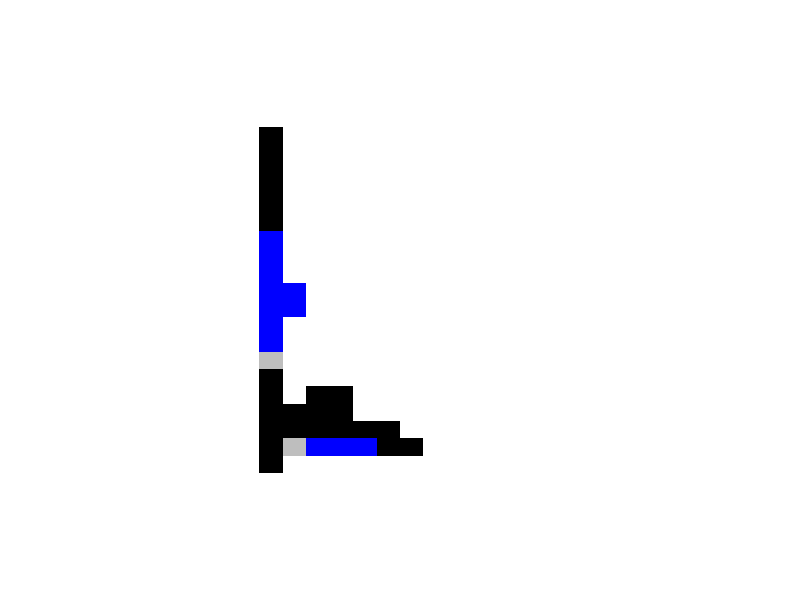

Source code (R): (Note: this script raises an error after producing the figure.)

#fix endpoint
#small with large initial condition

size=30
kbt=1

lattice_cho1=matrix(nrow=size, ncol=size)
lattice_cho2=matrix(nrow=size, ncol=size)

totalcho=1


centerarea=1


lengthofchoarray=c(6,9,1,6)



totallengthofcho=sum(lengthofchoarray)

#record coordinace
choi=matrix(nrow=totalcho, ncol=sum(lengthofchoarray))
choj=matrix(nrow=totalcho, ncol=sum(lengthofchoarray))

disfori=5
disforj=10
touguelength=(totallengthofcho-(size-2*disfori))/2



for(i in 1:size)
{
  for(j in 1:size)
  {
    lattice_cho1[i,j]=5
  }
}

for(i in 1:size)
{
  for(j in 1:size)
  {
    lattice_cho2[i,j]=5
  }
}





#cho1
choi[1,]=c(seq(disfori+1,size/2,1),rep(size/2,touguelength),rep(size/2+1,touguelength),seq(size/2+1,size-disfori,1))
choj[1,]=c(rep(disforj,totallengthofcho/2-touguelength),seq(disforj+1,disforj+touguelength,1),seq(disforj+touguelength,disforj+1,-1),rep(disforj,totallengthofcho/2-touguelength))


for(j in 1:totalcho)
{
  for(ranse in 1:lengthofchoarray[1])
    lattice_cho1[choi[j,][ranse],choj[j,][ranse]]=1
  for(ranse in (lengthofchoarray[1]+1):(lengthofchoarray[1]+lengthofchoarray[2]))
    lattice_cho1[choi[j,][ranse],choj[j,][ranse]]=2
  for(ranse in (lengthofchoarray[1]+lengthofchoarray[2]+1):(lengthofchoarray[1]+lengthofchoarray[2]+lengthofchoarray[3]))
    lattice_cho1[choi[j,][ranse],choj[j,][ranse]]=3
  for(ranse in (lengthofchoarray[1]+lengthofchoarray[2]+lengthofchoarray[3]+1):(lengthofchoarray[1]+lengthofchoarray[2]+lengthofchoarray[3]+lengthofchoarray[4]))
    lattice_cho1[choi[j,][ranse],choj[j,][ranse]]=1
}

lattice_cho2=lattice_cho1


#difine small DNA
size=30
kbt=1



totalcho=1


centerarea=1


lengthofchoarray=c(4,3,1,8)



totallengthofcho=sum(lengthofchoarray)

#record coordinace
choi=matrix(nrow=totalcho, ncol=totallengthofcho)
choj=matrix(nrow=totalcho, ncol=totallengthofcho)


lengthofcho=c(lengthofchoarray[1]-1,lengthofchoarray[-1])



for(loop in 1:totalcho)
{
  
  repeat
  {
    
    #startcho_i=sample(1:(size),size=1)
    #startcho_j=sample(1:(size),size=1)
    #center area
    startcho_i=sample(centerarea:(size-centerarea),size=1)
    startcho_j=sample(centerarea:(size-centerarea),size=1)
    
    while(lattice_cho1[startcho_i,startcho_j]!=5)
    {
      #startcho_i=sample(1:size,size=1)
      #startcho_j=sample(1:size,size=1)
      #center area
      startcho_i=sample(centerarea:(size-centerarea),size=1)
      startcho_j=sample(centerarea:(size-centerarea),size=1)
    }
    lattice_cho1[startcho_i,startcho_j]=1
    
    choi[loop,1]=startcho_i
    choj[loop,1]=startcho_j
    
    
    
    
    oldchositei=startcho_i
    oldchositej=startcho_j
    
    steplength=1
    
    for(partsofcho in 1:length(lengthofchoarray))
    {
      for(lengthcho1 in 1:(lengthofcho[partsofcho]))
      {
        newchositei=c(oldchositei,oldchositei+1,oldchositei,oldchositei-1)
        newchositej=c(oldchositej-1,oldchositej,oldchositej+1,oldchositej)
        newchomove=sample(1:4,size=1)
        
        for(ooo in 1:100)
        {
          if(newchositej[newchomove]<1 | newchositej[newchomove]>size | newchositei[newchomove]<1 | newchositei[newchomove]>size)
          {
            newchomove=sample(1:4,size=1)
          }
          else
          {
            if(lattice_cho1[newchositei[newchomove],newchositej[newchomove]]!=5)
              newchomove=sample(1:4,size=1)
            else
              break
          }
        }
        
        if(ooo<100)
        {
          if(partsofcho%%3==0)
          {lattice_cho1[newchositei[newchomove],newchositej[newchomove]]=3}
          else
          {lattice_cho1[newchositei[newchomove],newchositej[newchomove]]=partsofcho%%3}
          oldchositei=newchositei[newchomove]
          oldchositej=newchositej[newchomove]
          choi[loop,(steplength+1)]=newchositei[newchomove]
          choj[loop,(steplength+1)]=newchositej[newchomove]
          steplength=steplength+1
        }
        
        
        
      }
    }
    
    if(sum(is.na(choi[loop,]))==0)
    {
      lattice_cho2=lattice_cho1
      break
    }
    else
    {
      lattice_cho1=lattice_cho2
    }
  }
  
  print(loop)
}

lattice_cho2=lattice_cho1




#draw pic


dev.off()

{
  par(mar=c(1,1,1,1))
  plot(1,1,type="p",tck=0.03,cex=0.5,las=1,xlab="",col='white',pch=19, ylab="", main="",xlim=c(0,size),ylim=c(0,size),xaxt="n",yaxt="n",bty="n")
  for(i in 1:size)
  {
    for(j in 1:size)
    {
      par(new=T)
      if(lattice_cho1[i,j]==4)
        polygon(c(j-1,j,j,j-1),c(size-i,size-i,size-i+1,size-i+1), density = NULL, border = F, col = 'red')
      if(lattice_cho1[i,j]==5)
        polygon(c(j-1,j,j,j-1),c(size-i,size-i,size-i+1,size-i+1), density = NULL, border = F, col = 'white')
      if(lattice_cho1[i,j]==1)
        polygon(c(j-1,j,j,j-1),c(size-i,size-i,size-i+1,size-i+1), density = NULL, border = F, col = 'black')
      if(lattice_cho1[i,j]==2)
        polygon(c(j-1,j,j,j-1),c(size-i,size-i,size-i+1,size-i+1), density = NULL, border = F, col = 'blue')
      if(lattice_cho1[i,j]==3)
        polygon(c(j-1,j,j,j-1),c(size-i,size-i,size-i+1,size-i+1), density = NULL, border = F, col = 'grey')
    }
  }
}
sum(is.na(choi))
sum(is.na(choj))
length(which(lattice_cho1==1))
length(which(lattice_cho1==2))
length(which(lattice_cho1==3))
length(which(lattice_1==4))


#simulation with extend grey
extendstep=0


heatmaplattice=matrix(nrow=size, ncol=size)
for(i in 1:size)
{
  for(j in 1:size)
  {
    heatmaplattice[i,j]=0
  }
}



dir="/Users/yeyusong/Desktop/德国工作 project/计算方法 notes/Create_movie"
dir1="/Users/yeyusong/Desktop/德国工作 project/计算方法 notes/Create_blur"
dir2="/Users/yeyusong/Desktop/德国工作 project/计算方法 notes/Create_blur/blur_black"
dir3="/Users/yeyusong/Desktop/德国工作 project/计算方法 notes/Create_blur/blur_blue"
dir4="/Users/yeyusong/Desktop/德国工作 project/计算方法 notes/Create_blur/blur_grey"

setwd(dir) 
library(spatstat)

moviestep=100000
#simulation and create movie
Sys.time()
successunmber=0
successunmberend=0
successunmberkink=0
successunmbercrank=0
totalsteps=20000000
countsteps=totalsteps/moviestep

clusterindex=seq(1:countsteps)
weightofpol=1
layer=totalpol/(totalpol+totalcho*totallengthofcho)*weightofpol
for(steps in 1:totalsteps)
{
  
  twolayer=runif(1,0,1)
  if(twolayer<layer)
  {
    indexpol=sample(1:totalpol,size=1)
    lattice_i=indexpoli[indexpol]
    lattice_j=indexpolj[indexpol]
  }
  else
  {
    #normal
    randomcho=sample(1:totalcho,size=1)
    randomchosite=sample(1:totallengthofcho,size=1)
    lattice_i=choi[randomcho,randomchosite]
    lattice_j=choj[randomcho,randomchosite]
    
    #fix endpoint for 4 cor
    # randomcho=sample(1:totalcho,size=1)
    # randomchosite=sample(2:(totallengthofcho-1),size=1)
    # lattice_i=choi[randomcho,randomchosite]
    # lattice_j=choj[randomcho,randomchosite]
    
    #move small
    # randomcho=sample(1:totalcho,size=1)
    # randomchosite=sample(1:(totallengthofcho),size=1)
    # lattice_i=choi[randomcho,randomchosite]
    # lattice_j=choj[randomcho,randomchosite]
  }
  
  neiborj=c(lattice_j-1,lattice_j-1,lattice_j-1,lattice_j,lattice_j+1,lattice_j+1,lattice_j+1,lattice_j)
  neibori=c(lattice_i-1,lattice_i,lattice_i+1,lattice_i+1,lattice_i+1,lattice_i,lattice_i-1,lattice_i-1)
  newmove=sample(1:8,size=1)
  
  
  if(neiborj[newmove]>0 & neiborj[newmove]<(size+1) & neibori[newmove]>0 & neibori[newmove]<(size+1))
  {
    
    # 动pol
    if(twolayer<layer)
    {
      if(lattice_1[neibori[newmove],neiborj[newmove]]==5)
      {
        lattice_2[lattice_i,lattice_j]=5
        lattice_2[neibori[newmove],neiborj[newmove]]=4
        
        newsitei=neibori[newmove]
        newsitej=neiborj[newmove]
        
        oldenergy=0
        for(oldneibor in 1:8)
        {
          if(neiborj[oldneibor]<1 | neiborj[oldneibor]>size | neibori[oldneibor]<1 | neibori[oldneibor]>size)
            oldenergy=oldenergy
          else
            oldenergy=oldenergy+coefficientmatrix[lattice_1[neibori[oldneibor],neiborj[oldneibor]],4]+coefficientmatrix[lattice_cho1[neibori[oldneibor],neiborj[oldneibor]],4]
        }
        
        
        
        newenergy=0
        newneibori=c(newsitei-1,newsitei,newsitei+1,newsitei+1,newsitei+1,newsitei,newsitei-1,newsitei-1)
        newneiborj=c(newsitej-1,newsitej-1,newsitej-1,newsitej,newsitej+1,newsitej+1,newsitej+1,newsitej)
        for(newneibor in 1:8)
        {
          if(newneiborj[newneibor]<1 | newneiborj[newneibor]>size | newneibori[newneibor]<1 | newneibori[newneibor]>size)
            newenergy=newenergy
          else
            newenergy=newenergy+coefficientmatrix[lattice_2[newneibori[newneibor],newneiborj[newneibor]],4]+coefficientmatrix[lattice_cho1[newneibori[newneibor],newneiborj[newneibor]],4]
        }
        
        if(newenergy<=oldenergy)
        {
          lattice_1[lattice_i,lattice_j]=5
          lattice_1[neibori[newmove],neiborj[newmove]]=4
          successunmber=successunmber+1
          indexpoli[indexpol]=neibori[newmove]
          indexpolj[indexpol]=neiborj[newmove]
        }
        else
        {
          if(runif(1)<kp*exp(-(newenergy-oldenergy))/exp(-(oldenergy-newenergy)))
          {lattice_1[lattice_i,lattice_j]=5
          lattice_1[neibori[newmove],neiborj[newmove]]=4
          successunmber=successunmber+1
          indexpoli[indexpol]=neibori[newmove]
          indexpolj[indexpol]=neiborj[newmove]}
          else
          {lattice_2[lattice_i,lattice_j]=4
          lattice_2[neibori[newmove],neiborj[newmove]]=5}
        }
        
        
      }
      
    }
    
    
    
    # 动cho
    if(twolayer>layer)
    {
      if(lattice_cho1[lattice_i,lattice_j]!=5)
      {
        for(chonumber1 in 1:totalcho)
        {
          for(numberofchosite1 in 1:totallengthofcho)
          {
            if(choi[chonumber1,numberofchosite1]==lattice_i & choj[chonumber1,numberofchosite1]==lattice_j)
            {
              chonumber=chonumber1
              numberofcho=numberofchosite1
            }
          }
        }
        
        
        #头部
        if(numberofcho==1 & lattice_cho1[neibori[newmove],neiborj[newmove]]==5)
        {
          
          if((neibori[newmove]!=choi[chonumber,1] & neiborj[newmove]!=choj[chonumber,1]) &     ( neibori[newmove]==choi[chonumber,2] | neiborj[newmove]==choj[chonumber,2]))
          {
            lattice_cho2[neibori[newmove],neiborj[newmove]]=1
            lattice_cho2[choi[chonumber,1],choj[chonumber,1]]=5
            
            oldchoenergy=0
            oldneibori=c(choi[chonumber,1]-1,choi[chonumber,1],choi[chonumber,1]+1,choi[chonumber,1]+1,choi[chonumber,1]+1,choi[chonumber,1],choi[chonumber,1]-1,choi[chonumber,1]-1)
            oldneiborj=c(choj[chonumber,1]-1,choj[chonumber,1]-1,choj[chonumber,1]-1,choj[chonumber,1],choj[chonumber,1]+1,choj[chonumber,1]+1,choj[chonumber,1]+1,choj[chonumber,1])
            for(oldneibor in 1:8)
            {
              if(oldneibori[oldneibor]<1 | oldneibori[oldneibor]>size | oldneiborj[oldneibor]<1 | oldneiborj[oldneibor]>size)
                oldchoenergy=oldchoenergy
              else
                oldchoenergy=oldchoenergy+coefficientmatrix[lattice_cho1[oldneibori[oldneibor],oldneiborj[oldneibor]],1]+coefficientmatrix[lattice_1[oldneibori[oldneibor],oldneiborj[oldneibor]],1]
            }
            
            newchoenergy=0
            newneibori=c(neibori[newmove]-1,neibori[newmove],neibori[newmove]+1,neibori[newmove]+1,neibori[newmove]+1,neibori[newmove],neibori[newmove]-1,neibori[newmove]-1)
            newneiborj=c(neiborj[newmove]-1,neiborj[newmove]-1,neiborj[newmove]-1,neiborj[newmove],neiborj[newmove]+1,neiborj[newmove]+1,neiborj[newmove]+1,neiborj[newmove])
            for(newneibor in 1:8)
            {
              if(newneiborj[newneibor]<1 | newneiborj[newneibor]>size | newneibori[newneibor]<1 | newneibori[newneibor]>size)
                newchoenergy=newchoenergy
              else
                newchoenergy=newchoenergy+coefficientmatrix[lattice_cho2[newneibori[newneibor],newneiborj[newneibor]],1]+coefficientmatrix[lattice_1[newneibori[newneibor],newneiborj[newneibor]],1]
            }
            
            if(newchoenergy<=oldchoenergy)
            {
              lattice_cho1[neibori[newmove],neiborj[newmove]]=1
              lattice_cho1[choi[chonumber,1],choj[chonumber,1]]=5
              choi[chonumber,1]=neibori[newmove]
              choj[chonumber,1]=neiborj[newmove]
              successunmberend=successunmberend+1
            }
            else
            {
              if(runif(1)<kp*exp(-(newchoenergy-oldchoenergy))/(exp(-(oldenergy-newenergy))))
              {lattice_cho1[neibori[newmove],neiborj[newmove]]=1
              lattice_cho1[choi[chonumber,1],choj[chonumber,1]]=5
              choi[chonumber,1]=neibori[newmove]
              choj[chonumber,1]=neiborj[newmove]
              successunmberend=successunmberend+1}
              else
              {lattice_cho2[neibori[newmove],neiborj[newmove]]=5
              lattice_cho2[choi[chonumber,1],choj[chonumber,1]]=1}
            }
            
            
            
          }
          
          
          
        }
        
        
        #尾部
        if(numberofcho==totallengthofcho & lattice_cho1[neibori[newmove],neiborj[newmove]]==5)
        {
          
          if((neibori[newmove]!=choi[chonumber,totallengthofcho] & neiborj[newmove]!=choj[chonumber,totallengthofcho]) & (neibori[newmove]==choi[chonumber,(totallengthofcho-1)] | neiborj[newmove]==choj[chonumber,(totallengthofcho-1)]))
          {
            lattice_cho2[neibori[newmove],neiborj[newmove]]=1
            lattice_cho2[choi[chonumber,totallengthofcho],choj[chonumber,totallengthofcho]]=5
            
            oldchoenergy=0
            oldneibori=c(choi[chonumber,totallengthofcho]-1,choi[chonumber,totallengthofcho],choi[chonumber,totallengthofcho]+1,choi[chonumber,totallengthofcho]+1,choi[chonumber,totallengthofcho]+1,choi[chonumber,totallengthofcho],choi[chonumber,totallengthofcho]-1,choi[chonumber,totallengthofcho]-1)
            oldneiborj=c(choj[chonumber,totallengthofcho]-1,choj[chonumber,totallengthofcho]-1,choj[chonumber,totallengthofcho]-1,choj[chonumber,totallengthofcho],choj[chonumber,totallengthofcho]+1,choj[chonumber,totallengthofcho]+1,choj[chonumber,totallengthofcho]+1,choj[chonumber,totallengthofcho])
            for(oldneibor in 1:8)
            {
              if(oldneibori[oldneibor]<1 | oldneibori[oldneibor]>size | oldneiborj[oldneibor]<1 | oldneiborj[oldneibor]>size)
                oldchoenergy=oldchoenergy
              else
                oldchoenergy=oldchoenergy+coefficientmatrix[lattice_cho1[oldneibori[oldneibor],oldneiborj[oldneibor]],3]+coefficientmatrix[lattice_1[oldneibori[oldneibor],oldneiborj[oldneibor]],3]
            }
            
            newchoenergy=0
            newneibori=c(neibori[newmove]-1,neibori[newmove],neibori[newmove]+1,neibori[newmove]+1,neibori[newmove]+1,neibori[newmove],neibori[newmove]-1,neibori[newmove]-1)
            newneiborj=c(neiborj[newmove]-1,neiborj[newmove]-1,neiborj[newmove]-1,neiborj[newmove],neiborj[newmove]+1,neiborj[newmove]+1,neiborj[newmove]+1,neiborj[newmove])
            for(newneibor in 1:8)
            {
              if(newneiborj[newneibor]<1 | newneiborj[newneibor]>size | newneibori[newneibor]<1 | newneibori[newneibor]>size)
                newchoenergy=newchoenergy
              else
                newchoenergy=newchoenergy+coefficientmatrix[lattice_cho2[newneibori[newneibor],newneiborj[newneibor]],3]+coefficientmatrix[lattice_1[newneibori[newneibor],newneiborj[newneibor]],3]
            }
            
            if(newchoenergy<=oldchoenergy)
            {
              lattice_cho1[neibori[newmove],neiborj[newmove]]=1
              lattice_cho1[choi[chonumber,totallengthofcho],choj[chonumber,totallengthofcho]]=5
              choi[chonumber,totallengthofcho]=neibori[newmove]
              choj[chonumber,totallengthofcho]=neiborj[newmove]
              successunmberend=successunmberend+1
            }
            else
            {
              if(runif(1)<kp*exp(-(newchoenergy-oldchoenergy))/(exp(-(oldenergy-newenergy))))
              {lattice_cho1[neibori[newmove],neiborj[newmove]]=1
              lattice_cho1[choi[chonumber,totallengthofcho],choj[chonumber,totallengthofcho]]=5
              choi[chonumber,totallengthofcho]=neibori[newmove]
              choj[chonumber,totallengthofcho]=neiborj[newmove]
              successunmberend=successunmberend+1}
              else
              {lattice_cho2[neibori[newmove],neiborj[newmove]]=5
              lattice_cho2[choi[chonumber,totallengthofcho],choj[chonumber,totallengthofcho]]=1}
            }
            
            
            
          }
          
          
          
        }
        
        
        #中部kink
        if(numberofcho>1 & numberofcho<totallengthofcho & lattice_cho1[neibori[newmove],neiborj[newmove]]==5)
        {
          if(TRUE)
          {
            
            if((neibori[newmove]+choi[chonumber,(numberofcho)])==(choi[chonumber,(numberofcho-1)]+choi[chonumber,(numberofcho+1)]) & (neiborj[newmove]+choj[chonumber,(numberofcho)])==(choj[chonumber,(numberofcho-1)]+choj[chonumber,(numberofcho+1)]))
            {
              lattice_cho2[neibori[newmove],neiborj[newmove]]=lattice_cho1[lattice_i,lattice_j]
              lattice_cho2[lattice_i,lattice_j]=5
              
              
              oldchoenergy=0
              oldneibori=c(lattice_i-1,lattice_i,lattice_i+1,lattice_i+1,lattice_i+1,lattice_i,lattice_i-1,lattice_i-1)
              oldneiborj=c(lattice_j-1,lattice_j-1,lattice_j-1,lattice_j,lattice_j+1,lattice_j+1,lattice_j+1,lattice_j)
              for(oldneibor in 1:8)
              {
                if(oldneibori[oldneibor]<1 | oldneibori[oldneibor]>size | oldneiborj[oldneibor]<1 | oldneiborj[oldneibor]>size)
                  oldchoenergy=oldchoenergy
                else
                  oldchoenergy=oldchoenergy+coefficientmatrix[lattice_cho1[oldneibori[oldneibor],oldneiborj[oldneibor]],lattice_cho1[lattice_i,lattice_j]]+coefficientmatrix[lattice_1[oldneibori[oldneibor],oldneiborj[oldneibor]],lattice_cho1[lattice_i,lattice_j]]
              }
              
              newchoenergy=0
              newneibori=c(neibori[newmove]-1,neibori[newmove],neibori[newmove]+1,neibori[newmove]+1,neibori[newmove]+1,neibori[newmove],neibori[newmove]-1,neibori[newmove]-1)
              newneiborj=c(neiborj[newmove]-1,neiborj[newmove]-1,neiborj[newmove]-1,neiborj[newmove],neiborj[newmove]+1,neiborj[newmove]+1,neiborj[newmove]+1,neiborj[newmove])
              for(newneibor in 1:8)
              {
                if(newneiborj[newneibor]<1 | newneiborj[newneibor]>size | newneibori[newneibor]<1 | newneibori[newneibor]>size)
                  newchoenergy=newchoenergy
                else
                  newchoenergy=newchoenergy+coefficientmatrix[lattice_cho2[newneibori[newneibor],newneiborj[newneibor]],lattice_cho1[lattice_i,lattice_j]]+coefficientmatrix[lattice_1[newneibori[newneibor],newneiborj[newneibor]],lattice_cho1[lattice_i,lattice_j]]
              }
              
              if(newchoenergy<=oldchoenergy)
              {
                lattice_cho1[neibori[newmove],neiborj[newmove]]=lattice_cho2[neibori[newmove],neiborj[newmove]]
                lattice_cho1[choi[chonumber,numberofcho],choj[chonumber,numberofcho]]=5
                choi[chonumber,numberofcho]=neibori[newmove]
                choj[chonumber,numberofcho]=neiborj[newmove]
                successunmberkink=successunmberkink+1
              }
              else
              {
                if(runif(1)<kp*exp(-(newchoenergy-oldchoenergy))/(exp(-(oldenergy-newenergy))))
                {lattice_cho1[neibori[newmove],neiborj[newmove]]=lattice_cho2[neibori[newmove],neiborj[newmove]]
                lattice_cho1[choi[chonumber,numberofcho],choj[chonumber,numberofcho]]=5
                choi[chonumber,numberofcho]=neibori[newmove]
                choj[chonumber,numberofcho]=neiborj[newmove]
                successunmberkink=successunmberkink+1}
                else
                {lattice_cho2[neibori[newmove],neiborj[newmove]]=5
                lattice_cho2[choi[chonumber,numberofcho],choj[chonumber,numberofcho]]=lattice_cho1[choi[chonumber,numberofcho],choj[chonumber,numberofcho]]}
              }
              
            }
            
            
          }
          
          
          
          
          
          
        }
        
        # 中部 crankshaft
        
        if(numberofcho>3 & numberofcho<(totallengthofcho-1))
        {
          # i相等（-3 2）
          if(choi[chonumber,numberofcho-3]==choi[chonumber,numberofcho-2] & choi[chonumber,numberofcho-3]==choi[chonumber,numberofcho+1] & choi[chonumber,numberofcho-3]==choi[chonumber,numberofcho+2])
          {
            icrankshaft=2*choi[chonumber,numberofcho-3]-lattice_i
            if(icrankshaft>0 & icrankshaft<(size+1))
            {
              if(lattice_cho2[icrankshaft,lattice_j]==5 & lattice_cho2[icrankshaft,choj[chonumber,numberofcho-1]]==5)
              {
                
                lattice_cho2[icrankshaft,lattice_j]=lattice_cho1[lattice_i,lattice_j]
                lattice_cho2[lattice_i,lattice_j]=5
                lattice_cho2[icrankshaft,choj[chonumber,numberofcho-1]]=lattice_cho1[lattice_i,choj[chonumber,numberofcho-1]]
                lattice_cho2[lattice_i,choj[chonumber,numberofcho-1]]=5
                
                
                oldchoenergy=0
                
                oldneibori=c(lattice_i-1,lattice_i,lattice_i+1,lattice_i+1,lattice_i+1,lattice_i,lattice_i-1,lattice_i-1)
                oldneiborj=c(lattice_j-1,lattice_j-1,lattice_j-1,lattice_j,lattice_j+1,lattice_j+1,lattice_j+1,lattice_j)
                
                for(oldneibor in 1:8)
                {
                  if(oldneibori[oldneibor]<1 | oldneibori[oldneibor]>size | oldneiborj[oldneibor]<1 | oldneiborj[oldneibor]>size)
                    oldchoenergy=oldchoenergy
                  else
                    oldchoenergy=oldchoenergy+coefficientmatrix[lattice_cho1[oldneibori[oldneibor],oldneiborj[oldneibor]],lattice_cho1[lattice_i,lattice_j]]+coefficientmatrix[lattice_1[oldneibori[oldneibor],oldneiborj[oldneibor]],lattice_cho1[lattice_i,lattice_j]]
                }
                
                oldneibori=c(lattice_i-1,lattice_i,lattice_i+1,lattice_i+1,lattice_i+1,lattice_i,lattice_i-1,lattice_i-1)
                oldneiborj=c(choj[chonumber,numberofcho-1]-1,choj[chonumber,numberofcho-1]-1,choj[chonumber,numberofcho-1]-1,choj[chonumber,numberofcho-1],choj[chonumber,numberofcho-1]+1,choj[chonumber,numberofcho-1]+1,choj[chonumber,numberofcho-1]+1,choj[chonumber,numberofcho-1])
                
                for(oldneibor in 1:8)
                {
                  if(oldneibori[oldneibor]<1 | oldneibori[oldneibor]>size | oldneiborj[oldneibor]<1 | oldneiborj[oldneibor]>size)
                    oldchoenergy=oldchoenergy
                  else
                    oldchoenergy=oldchoenergy+coefficientmatrix[lattice_cho1[oldneibori[oldneibor],oldneiborj[oldneibor]],lattice_cho1[lattice_i,choj[chonumber,numberofcho-1]]]+coefficientmatrix[lattice_1[oldneibori[oldneibor],oldneiborj[oldneibor]],lattice_cho1[lattice_i,choj[chonumber,numberofcho-1]]]
                }
                
                newchoenergy=0
                
                newneibori=c(icrankshaft-1,icrankshaft,icrankshaft+1,icrankshaft+1,icrankshaft+1,icrankshaft,icrankshaft-1,icrankshaft-1)
                newneiborj=c(lattice_j-1,lattice_j-1,lattice_j-1,lattice_j,lattice_j+1,lattice_j+1,lattice_j+1,lattice_j)
                
                for(newneibor in 1:8)
                {
                  if(newneiborj[newneibor]<1 | newneiborj[newneibor]>size | newneibori[newneibor]<1 | newneibori[newneibor]>size)
                    newchoenergy=newchoenergy
                  else
                    newchoenergy=newchoenergy+coefficientmatrix[lattice_cho2[newneibori[newneibor],newneiborj[newneibor]],lattice_cho2[icrankshaft,lattice_j]]+coefficientmatrix[lattice_1[newneibori[newneibor],newneiborj[newneibor]],lattice_cho2[icrankshaft,lattice_j]]
                }
                
                newneibori=c(icrankshaft-1,icrankshaft,icrankshaft+1,icrankshaft+1,icrankshaft+1,icrankshaft,icrankshaft-1,icrankshaft-1)
                newneiborj=c(choj[chonumber,numberofcho-1]-1,choj[chonumber,numberofcho-1]-1,choj[chonumber,numberofcho-1]-1,choj[chonumber,numberofcho-1],choj[chonumber,numberofcho-1]+1,choj[chonumber,numberofcho-1]+1,choj[chonumber,numberofcho-1]+1,choj[chonumber,numberofcho-1])
                
                for(newneibor in 1:8)
                {
                  if(newneiborj[newneibor]<1 | newneiborj[newneibor]>size | newneibori[newneibor]<1 | newneibori[newneibor]>size)
                    newchoenergy=newchoenergy
                  else
                    newchoenergy=newchoenergy+coefficientmatrix[lattice_cho2[newneibori[newneibor],newneiborj[newneibor]],lattice_cho2[icrankshaft,choj[chonumber,numberofcho-1]]]+coefficientmatrix[lattice_1[newneibori[newneibor],newneiborj[newneibor]],lattice_cho2[icrankshaft,choj[chonumber,numberofcho-1]]]
                }
                
                
                if(newchoenergy<=oldchoenergy)
                {
                  lattice_cho1[icrankshaft,lattice_j]=lattice_cho2[icrankshaft,lattice_j]
                  lattice_cho1[lattice_i,lattice_j]=5
                  choi[chonumber,numberofcho]=icrankshaft
                  
                  
                  lattice_cho1[icrankshaft,choj[chonumber,numberofcho-1]]=lattice_cho2[icrankshaft,choj[chonumber,numberofcho-1]]
                  lattice_cho1[lattice_i,choj[chonumber,numberofcho-1]]=5
                  choi[chonumber,numberofcho-1]=icrankshaft
                  
                  successunmbercrank=successunmbercrank+1
                  
                }
                else
                {
                  if(runif(1)<0.25*kp*exp(-(newchoenergy-oldchoenergy))/(exp(-(oldenergy-newenergy))))
                  {lattice_cho1[icrankshaft,lattice_j]=lattice_cho2[icrankshaft,lattice_j]
                  lattice_cho1[lattice_i,lattice_j]=5
                  choi[chonumber,numberofcho]=icrankshaft
                  
                  
                  lattice_cho1[icrankshaft,choj[chonumber,numberofcho-1]]=lattice_cho2[icrankshaft,choj[chonumber,numberofcho-1]]
                  lattice_cho1[lattice_i,choj[chonumber,numberofcho-1]]=5
                  choi[chonumber,numberofcho-1]=icrankshaft
                  
                  successunmbercrank=successunmbercrank+1}
                  else
                  {
                    lattice_cho2[icrankshaft,lattice_j]=5
                    lattice_cho2[lattice_i,lattice_j]=lattice_cho1[lattice_i,lattice_j]
                    
                    lattice_cho2[icrankshaft,choj[chonumber,numberofcho-1]]=5
                    lattice_cho2[lattice_i,choj[chonumber,numberofcho-1]]=lattice_cho1[lattice_i,choj[chonumber,numberofcho-1]]
                  }
                }
                
              }
              
            }
            
          }
          
          # j相等（-3 2）
          if(choj[chonumber,numberofcho-3]==choj[chonumber,numberofcho-2] & choj[chonumber,numberofcho-3]==choj[chonumber,numberofcho+1] & choj[chonumber,numberofcho-3]==choj[chonumber,numberofcho+2])
          {
            jcrankshaft=2*choj[chonumber,numberofcho-3]-lattice_j
            if(jcrankshaft>0 & jcrankshaft<(size+1))
            {
              if(lattice_cho2[lattice_i,jcrankshaft]==5 & lattice_cho2[choi[chonumber,numberofcho-1],jcrankshaft]==5)
              {
                
                lattice_cho2[lattice_i,jcrankshaft]=lattice_cho1[lattice_i,lattice_j]
                lattice_cho2[lattice_i,lattice_j]=5
                lattice_cho2[choi[chonumber,numberofcho-1],jcrankshaft]=lattice_cho1[choi[chonumber,numberofcho-1],lattice_j]
                lattice_cho2[choi[chonumber,numberofcho-1],lattice_j]=5
                
                
                oldchoenergy=0
                
                oldneibori=c(lattice_i-1,lattice_i,lattice_i+1,lattice_i+1,lattice_i+1,lattice_i,lattice_i-1,lattice_i-1)
                oldneiborj=c(lattice_j-1,lattice_j-1,lattice_j-1,lattice_j,lattice_j+1,lattice_j+1,lattice_j+1,lattice_j)
                
                for(oldneibor in 1:8)
                {
                  if(oldneibori[oldneibor]<1 | oldneibori[oldneibor]>size | oldneiborj[oldneibor]<1 | oldneiborj[oldneibor]>size)
                    oldchoenergy=oldchoenergy
                  else
                    oldchoenergy=oldchoenergy+coefficientmatrix[lattice_cho1[oldneibori[oldneibor],oldneiborj[oldneibor]],lattice_cho1[lattice_i,lattice_j]]+coefficientmatrix[lattice_1[oldneibori[oldneibor],oldneiborj[oldneibor]],lattice_cho1[lattice_i,lattice_j]]
                }
                
                oldneibori=c(choi[chonumber,numberofcho-1]-1,choi[chonumber,numberofcho-1],choi[chonumber,numberofcho-1]+1,choi[chonumber,numberofcho-1]+1,choi[chonumber,numberofcho-1]+1,choi[chonumber,numberofcho-1],choi[chonumber,numberofcho-1]-1,choi[chonumber,numberofcho-1]-1)
                oldneiborj=c(lattice_j-1,lattice_j-1,lattice_j-1,lattice_j,lattice_j+1,lattice_j+1,lattice_j+1,lattice_j)
                
                for(oldneibor in 1:8)
                {
                  if(oldneibori[oldneibor]<1 | oldneibori[oldneibor]>size | oldneiborj[oldneibor]<1 | oldneiborj[oldneibor]>size)
                    oldchoenergy=oldchoenergy
                  else
                    oldchoenergy=oldchoenergy+coefficientmatrix[lattice_cho1[oldneibori[oldneibor],oldneiborj[oldneibor]],lattice_cho1[choi[chonumber,numberofcho-1],lattice_j]]+coefficientmatrix[lattice_1[oldneibori[oldneibor],oldneiborj[oldneibor]],lattice_cho1[choi[chonumber,numberofcho-1],lattice_j]]
                }
                
                newchoenergy=0
                
                newneibori=c(lattice_i-1,lattice_i,lattice_i+1,lattice_i+1,lattice_i+1,lattice_i,lattice_i-1,lattice_i-1)
                newneiborj=c(jcrankshaft-1,jcrankshaft-1,jcrankshaft-1,jcrankshaft,jcrankshaft+1,jcrankshaft+1,jcrankshaft+1,jcrankshaft)
                
                for(newneibor in 1:8)
                {
                  if(newneiborj[newneibor]<1 | newneiborj[newneibor]>size | newneibori[newneibor]<1 | newneibori[newneibor]>size)
                    newchoenergy=newchoenergy
                  else
                    newchoenergy=newchoenergy+coefficientmatrix[lattice_cho2[newneibori[newneibor],newneiborj[newneibor]],lattice_cho2[lattice_i,jcrankshaft]]+coefficientmatrix[lattice_1[newneibori[newneibor],newneiborj[newneibor]],lattice_cho2[lattice_i,jcrankshaft]]
                }
                
                newneibori=c(choi[chonumber,numberofcho-1]-1,choi[chonumber,numberofcho-1],choi[chonumber,numberofcho-1]+1,choi[chonumber,numberofcho-1]+1,choi[chonumber,numberofcho-1]+1,choi[chonumber,numberofcho-1],choi[chonumber,numberofcho-1]-1,choi[chonumber,numberofcho-1]-1)
                newneiborj=c(jcrankshaft-1,jcrankshaft-1,jcrankshaft-1,jcrankshaft,jcrankshaft+1,jcrankshaft+1,jcrankshaft+1,jcrankshaft)
                
                for(newneibor in 1:8)
                {
                  if(newneiborj[newneibor]<1 | newneiborj[newneibor]>size | newneibori[newneibor]<1 | newneibori[newneibor]>size)
                    newchoenergy=newchoenergy
                  else
                    newchoenergy=newchoenergy+coefficientmatrix[lattice_cho2[newneibori[newneibor],newneiborj[newneibor]],lattice_cho2[choi[chonumber,numberofcho-1],jcrankshaft]]+coefficientmatrix[lattice_1[newneibori[newneibor],newneiborj[newneibor]],lattice_cho2[choi[chonumber,numberofcho-1],jcrankshaft]]
                }
                
                
                if(newchoenergy<=oldchoenergy)
                {
                  lattice_cho1[lattice_i,jcrankshaft]=lattice_cho2[lattice_i,jcrankshaft]
                  lattice_cho1[lattice_i,lattice_j]=5
                  choj[chonumber,numberofcho]=jcrankshaft
                  
                  
                  lattice_cho1[choi[chonumber,numberofcho-1],jcrankshaft]=lattice_cho2[choi[chonumber,numberofcho-1],jcrankshaft]
                  lattice_cho1[choi[chonumber,numberofcho-1],lattice_j]=5
                  choj[chonumber,numberofcho-1]=jcrankshaft
                  
                  successunmbercrank=successunmbercrank+1
                }
                else
                {
                  if(runif(1)<0.25*kp*exp(-(newchoenergy-oldchoenergy))/(exp(-(oldenergy-newenergy))))
                  {lattice_cho1[lattice_i,jcrankshaft]=lattice_cho2[lattice_i,jcrankshaft]
                  lattice_cho1[lattice_i,lattice_j]=5
                  choj[chonumber,numberofcho]=jcrankshaft
                  
                  
                  lattice_cho1[choi[chonumber,numberofcho-1],jcrankshaft]=lattice_cho2[choi[chonumber,numberofcho-1],jcrankshaft]
                  lattice_cho1[choi[chonumber,numberofcho-1],lattice_j]=5
                  choj[chonumber,numberofcho-1]=jcrankshaft
                  
                  successunmbercrank=successunmbercrank+1}
                  else
                  {
                    lattice_cho2[lattice_i,jcrankshaft]=5
                    lattice_cho2[lattice_i,lattice_j]=lattice_cho1[lattice_i,lattice_j]
                    
                    lattice_cho2[choi[chonumber,numberofcho-1],jcrankshaft]=5
                    lattice_cho2[choi[chonumber,numberofcho-1],lattice_j]=lattice_cho1[choi[chonumber,numberofcho-1],lattice_j]
                  }
                }
                
              }
              
            }
            
          }
          
        }
        
        
      }
      
    }
    
  }
  if(as.integer(steps/moviestep)==(steps/moviestep))
  {
    a=steps/moviestep
    b=10
    c=1
    while(a/b>=1){b=b*10
    c=c+1}
    print(steps/moviestep)
    numberofmovie=as.character(steps/moviestep)
    NAME=paste0(numberofmovie,".pdf",sep='')
    for(loopadd0 in 1:(6-c))
      NAME=paste0(0,NAME)
    
    #check if extend grey
    distanceofsmall=((choi[1,6]-15)^2+(choj[1,6]-10)^2)^0.5
    if(distanceofsmall<3 & extendstep==0)
    {
      extendstep=steps/moviestep
      lattice_cho1[choi[1,9],choj[1,9]]=3
      lattice_cho1[choi[1,10],choj[1,10]]=3
      lattice_cho1[choi[1,11],choj[1,11]]=3
      lattice_cho1[choi[1,12],choj[1,12]]=3
      lattice_cho2=lattice_cho1
      
    }
    
    
    
    #gaosi blur code
    #blur red
    setwd(dir1)
    pdf(file=NAME,width=5,height=5)
    
    Z=as.im(-(lattice_1-5))
    Z1=blur(Z, 1, bleed=TRUE)
    Z1=Z1$v
    Z1=Z1-min(Z1)
    Z1=Z1/max(Z1)
    
    a=250/255
    
    par(mar=c(1,1,1,1),mfrow=c(2,2))
    plot(1,1,type="p",tck=0.03,cex=0.5,las=1,xlab="",col='white',pch=19, ylab="", main="",xlim=c(0,size),ylim=c(0,size),xaxt="n",yaxt="n",bty="n")
    for(i in 1:size)
    {
      for(j in 1:size)
      {
        par(new=T)
        polygon(c(j-1,j,j,j-1),c(size-i,size-i,size-i+1,size-i+1), density = NULL, border = F, col = rgb(Z1[i,j]*a*225/255,Z1[i,j]*a*152/255,Z1[i,j]*a*192/255))
      }
    }
    
    
    #blur black
    Z=as.im(lattice_cho1%%5%%3%%2)
    Z1=blur(Z, 1, bleed=TRUE)
    Z1=Z1$v
    Z1=Z1-min(Z1)
    Z1=Z1/max(Z1)
    
    
    par(mar=c(1,1,1,1))
    plot(1,1,type="p",tck=0.03,cex=0.5,las=1,xlab="",col='white',pch=19, ylab="", main="",xlim=c(0,size),ylim=c(0,size),xaxt="n",yaxt="n",bty="n")
    for(i in 1:size)
    {
      for(j in 1:size)
      {
        par(new=T)
        polygon(c(j-1,j,j,j-1),c(size-i,size-i,size-i+1,size-i+1), density = NULL, border = F, col = rgb(Z1[i,j]*a*255/255,Z1[i,j]*a*255/255,Z1[i,j]*a*255/255))
      }
    }
    
    
    #blur blue
    Z=as.im((lattice_cho1-1)%%4%%2)
    Z1=blur(Z, 1, bleed=TRUE)
    Z1=Z1$v
    Z1=Z1-min(Z1)
    Z1=Z1/max(Z1)
    
    
    par(mar=c(1,1,1,1))
    plot(1,1,type="p",tck=0.03,cex=0.5,las=1,xlab="",col='white',pch=19, ylab="", main="",xlim=c(0,size),ylim=c(0,size),xaxt="n",yaxt="n",bty="n")
    for(i in 1:size)
    {
      for(j in 1:size)
      {
        par(new=T)
        polygon(c(j-1,j,j,j-1),c(size-i,size-i,size-i+1,size-i+1), density = NULL, border = F, col = rgb(Z1[i,j]*a*0/255,Z1[i,j]*a*255/255,Z1[i,j]*a*255/255))
      }
    }
    
    
    #blur grey
    Z=as.im(((lattice_cho1-1)%%4-(lattice_cho1-1)%%4%%2)/2)
    Z1=blur(Z, 1, bleed=TRUE)
    Z1=Z1$v
    Z1=Z1-min(Z1)
    Z1=Z1/max(Z1)
    
    
    par(mar=c(1,1,1,1))
    plot(1,1,type="p",tck=0.03,cex=0.5,las=1,xlab="",col='white',pch=19, ylab="", main="",xlim=c(0,size),ylim=c(0,size),xaxt="n",yaxt="n",bty="n")
    for(i in 1:size)
    {
      for(j in 1:size)
      {
        par(new=T)
        polygon(c(j-1,j,j,j-1),c(size-i,size-i,size-i+1,size-i+1), density = NULL, border = F, col = rgb(Z1[i,j]*a*124/255,Z1[i,j]*a*252/255,Z1[i,j]*a*0/255))
      }
    }
    dev.off()
    
    
    
    setwd(dir) 
    pdf(file=NAME,width=4,height=4)
    par(mar=c(1,1,1,1))
    plot(1,1,type="p",tck=0.03,cex=0.5,las=1,xlab="",col='white',pch=19, ylab="", main="",xlim=c(0,size),ylim=c(0,size),xaxt="n",yaxt="n",bty="n")
    for(i in 1:size)
    {
      for(j in 1:size)
      {
        par(new=T)
        if(lattice_1[i,j]==4)
          polygon(c(j-1,j,j,j-1),c(size-i,size-i,size-i+1,size-i+1), density = NULL, border = F, col = 'red')
        if(lattice_1[i,j]==5)
          polygon(c(j-1,j,j,j-1),c(size-i,size-i,size-i+1,size-i+1), density = NULL, border = F, col = 'white')
      }
    }
    
    for(i in 1:size)
    {
      for(j in 1:size)
      {
        par(new=T)
        if(lattice_cho1[i,j]==1)
          polygon(c(j-1+0.2,j-0.2,j-0.2,j-1+0.2),c(size-i+0.2,size-i+0.2,size-i+1-0.2,size-i+1-0.2), density = NULL, border = F, col = 'black')
        if(lattice_cho1[i,j]==2)
          polygon(c(j-1+0.2,j-0.2,j-0.2,j-1+0.2),c(size-i+0.2,size-i+0.2,size-i+1-0.2,size-i+1-0.2), density = NULL, border = F, col = 'blue')
        if(lattice_cho1[i,j]==3)
          polygon(c(j-1+0.2,j-0.2,j-0.2,j-1+0.2),c(size-i+0.2,size-i+0.2,size-i+1-0.2,size-i+1-0.2), density = NULL, border = F, col = 'grey')
      }
    }
    dev.off()
    
    
    
    #statistic
    heatmaplattice=heatmaplattice-lattice_1+5
    
    
    
  }
  
}
